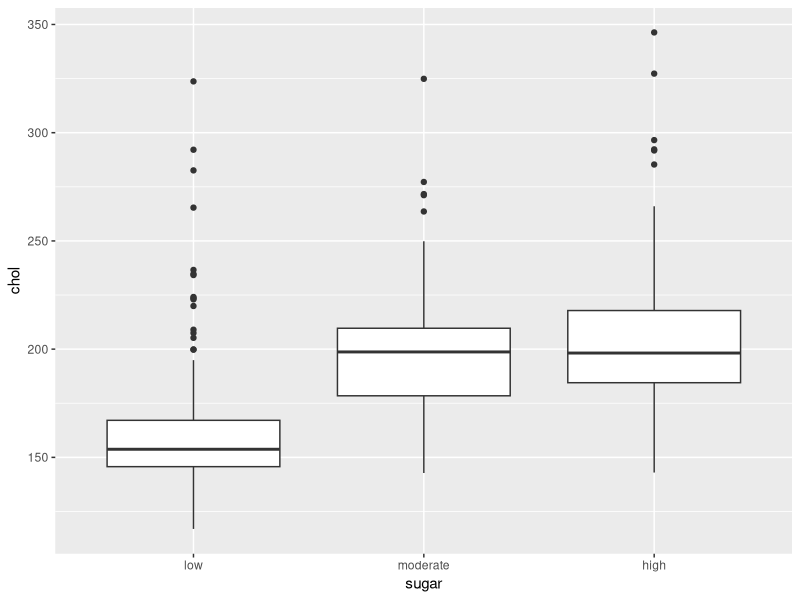

This chart was generated by the following R code:
library(ggplot2)
library(data.table)
library(car)


data <- fread('fake_diabetes_data.csv')
head(data)
str(data)
summary(data)

data$id <- seq(1, 300)

data[minutes_exercice > mean(minutes_exercice),
     exercice:= "high"][minutes_exercice <= mean(minutes_exercice),
                        exercice:= "low"]
data$minutes_exercice <- NULL

data$gym <- factor(data$gym)
data$diabetes <- factor(data$diabetes)
data$sugar <- factor(data$sugar, levels = c('low', 'moderate', 'high'))
data$exercice <- factor(data$exercice, levels = c('low', 'high'))

model.matrix(chol ~ sugar, data = data)

ggplot(data, aes(sugar, chol)) + 
  geom_boxplot()

vetor_medias <- data[, mean(chol), by = sugar][, V1]
vetor_medias
data <- data[sugar == 'low',cod_sugar:= 1][sugar == 'moderate', cod_sugar:= 2][sugar == 'high', cod_sugar:=3]

summary(data$sugar)

SSE <- 0
for (i in 1:3){
  n <- length(data[cod_sugar == i, chol])
  sub_data <- data[cod_sugar == i]
  for(j in 1:n){
    obs <- (sub_data[j, chol] - mean(sub_data[, chol]))^2
    SSE <- SSE + obs
  }
} 

SSF <- 0
for (i in 1:3){
  n <- length(data[cod_sugar == i, chol])
  sub_data <- data[cod_sugar == i]
  for(j in 1:n){
    obs <- (mean(sub_data[, chol] - mean(data[, chol])))^2
    SSF <- SSF + obs
  }
} 


mod <- aov(chol ~ sugar, data=data)
anova(mod)
n <- 300
k <- 3
### MSE/MSF
MSE <- SSE / (n - k)
MSF <- SSF /(k - 1)

MSF / MSE







